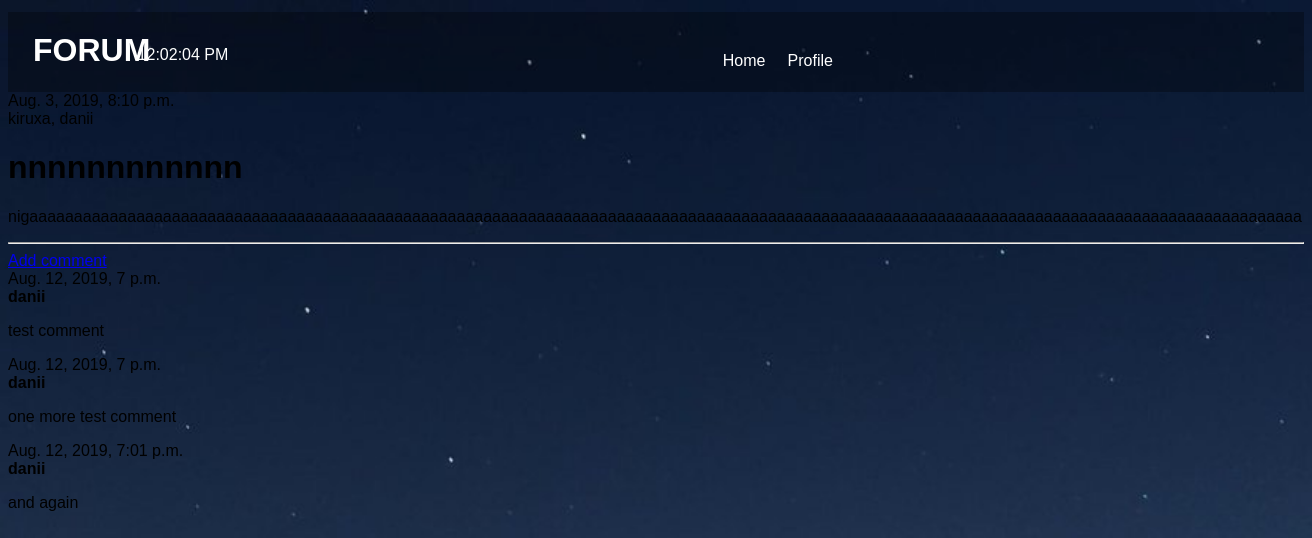
The app's page /post/5/ (signed in) with its own data.
### blog/models.py (models this page shows, shortened)
class Post(models.Model):
    author = models.ForeignKey(settings.AUTH_USER_MODEL, on_delete=models.CASCADE)
    title = models.CharField(max_length=200)
    text = models.TextField()
    created_date = models.DateTimeField(default=timezone.now)
    published_date = models.DateTimeField(blank=True, null=True)

class Comment(models.Model):
    post = models.ForeignKey('blog.Post', on_delete=models.CASCADE, related_name='comments')
    author = models.CharField(max_length=200)
    text = models.TextField()
    created_date = models.DateTimeField(default=timezone.now)
    approved_comment = models.BooleanField(default=False)

### blog/views.py (the view)
# urls.py: path('post/<int:pk>/', views.post_detail, name='post_detail'),
def post_detail(request, pk):
    post = get_object_or_404(Post, pk=pk)
    return render(request, 'blog/post_detail.html', {'post': post})

### templates/blog/post_detail.html (shortened to what this page needs)
{% extends 'blog/base.html' %}
    {% block content %}
        <div class="post">
            {% if post.published_date %}
                <div class="date">
                    {{ post.published_date }}
                </div>
            {% endif %}
            {% if post.author.username == request.user.username %}
                {{post.author}},
                <P></P>{{request.user.username}}
                <form action="{% url 'post_edit' pk=post.pk %}">
                    <button class="btn btn-light"><span class="glyphicon glyphicon-pencil">Edit</span></button>
                </form>
            {% else %}
                {{post.author}}, {{request.user.username}}
            {% endif %}
            <h1>{{ post.title }}</h1>
            <p>{{ post.text|linebreaksbr }}</p>
        </div>
        <hr>
            <a class="btn btn-default" href="{% url 'add_comment_to_post' pk=post.pk %}">Add comment</a>
            {% for comment in post.comments.all %}
                {% if user.is_authenticated or comment.approved_comment %}
                <div class="comment">
                    <div class="date">
                        {{ comment.created_date }}
                    </div>
                    <strong>{{ comment.author }}</strong>
                    <p>{{ comment.text|linebreaks }}</p>
                </div>
                {% endif %}
            {% empty %}
                <p>No comments here yet :(</p>
            {% endfor %}
    {% endblock %}

### templates/blog/base.html (shortened to what this page needs)
<!DOCTYPE html>
{% load static %}
<html lang="en">
<head>
	<link rel="stylesheet" type="text/css" href="{% static 'css/blog.css' %}">
	<link rel="stylesheet" type="text/css" href="{% static 'css/font-awesome-4.7.0/font-awesome-4.7.0/css/font-awesome.css' %}">
</head>
<body>
	<header>
		<div class="logo">
			<h1 id="logo">FORUM</h1>
		</div>
		<div class="pages">
			<a href="{% url 'profile' %}">Profile</a>
			<a href="/" id="news">Home</a>
		</div>
		<time id="time">12:02:04 PM</time>
	</header>
	<div>
		{% if user.is_authenticated %}
			{% block content %}
			{% endblock %}
		{% endif %}
	</div>
</body>
</html>

### static/dev/css/blog.css (style rules this page uses)
body { background-image: url(../image/desert.jpg); -webkit-background-size:cover; background-size: cover; background-attachment: fixed; font-family: Arial, Helvetica, sans-serif; }
header { position: relative; background: rgba(0,0,0,.3); height: 80px; margin-top: -1%; }
.logo h1 { color: #fff; margin-left: 25px; padding-top: 20px; }
#logo { margin-top: 25px; }
.pages a { position: absolute; margin-left: 60%; margin-top: -3%; text-decoration: none; color: #fff; padding:0 2px; }
#news { position: absolute; left: -5%; }
#time { position: absolute; top: 34px; left: 10%; color: #fff; }

### records on screen
Post: published_date "Aug. 3, 2019, 8:10 p.m.", author "kiruxa", title "nnnnnnnnnnnn", text "nigaaaaaaaaaaaaaaaaaaaaaaaaaaaaaaaaaaaaaaaaaaaaaaaaaaaaaaaaaaaaaaaaaaaaaaaaaaaaaaaaaaaaaaaaaaaaaaaaaaaaaaaaaaaaaaaaaaaaaaaaaaaaaaaaaaaaaaaaaaaaaaa"
Comment: created_date "Aug. 12, 2019, 7 p.m.", author "danii", text "test comment"
Comment: created_date "Aug. 12, 2019, 7 p.m.", author "danii", text "one more test comment"
Comment: created_date "Aug. 12, 2019, 7:01 p.m.", author "danii", text "and again"

### other values on screen
{{ request.user.username }} "danii"
